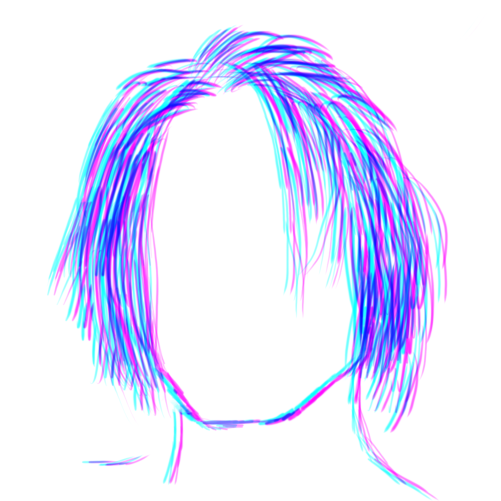
#> input picture Images/trzecie prof 1.png, 1002 x 1002 px (shown at 1/2 size)
$ python test2.py
#> lines starting #> are read from the running program, lines starting #| are printed output that depends on the picture
import cv2 as cv
import numpy as np
import os
import sys

wd_path = os.path.join(os.path.dirname(__file__))


# img = cv.imread(wd_path + "/Images/trzecieprof 1.png")
img = cv.imread(wd_path + "/Images/trzecie prof 1.png")
#> img is the input picture: shape (1002, 1002, 3); mean B, G, R 255, 228.4, 228.4
img = cv.resize(img, (img.shape[1]//2, img.shape[0]//2))
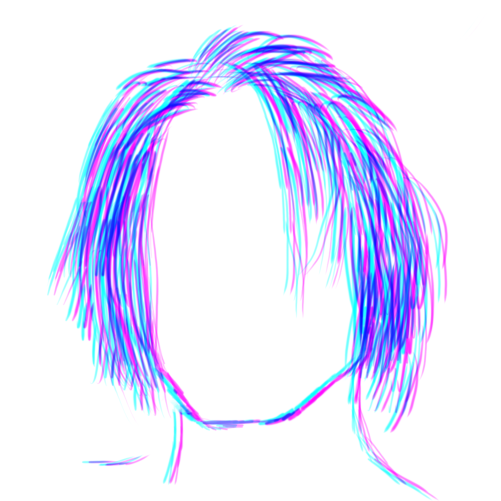
#> img: shape (501, 501, 3); mean B, G, R 255, 228.5, 228.5
blank = np.zeros(img.shape[:2], dtype="uint8")

b, g, r = cv.split(img)
#> b: shape (501, 501); every value is 255
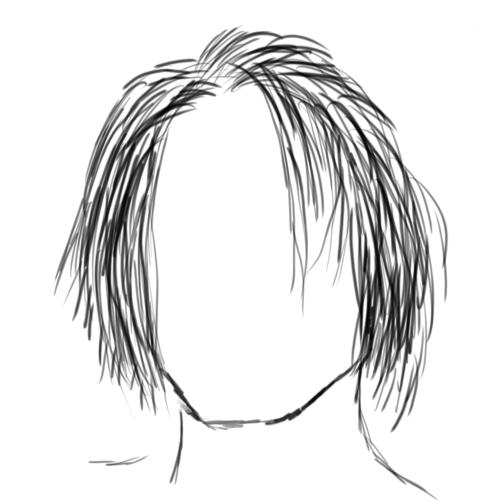
#> g: shape (501, 501); min 3, max 255, mean 228.5
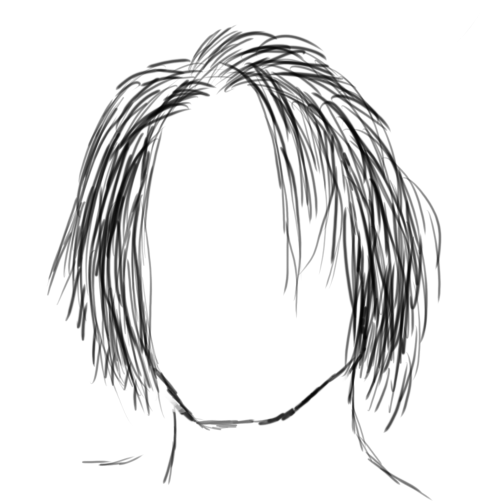
#> r: shape (501, 501); min 3, max 255, mean 228.5


if img is None:
    sys.exit("Could not read the image.")

cv.imshow("Display window", img)

print(img.shape)
#| (501, 501, 3)
print(b.shape)
#| (501, 501)
print(g.shape)
#| (501, 501)
print(r.shape)
#| (501, 501)

merged = cv.merge([b, b, g])
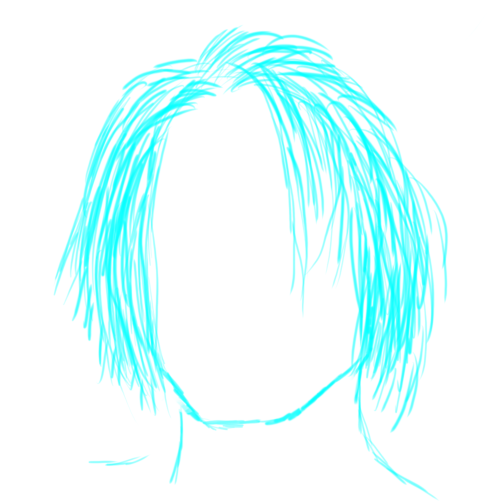
#> merged: shape (501, 501, 3); mean of channels 0, 1, 2 255, 255, 228.5; drawn as B, G, R
cv.imshow("merged", merged)

merged_blue = cv.merge([b, blank, blank])
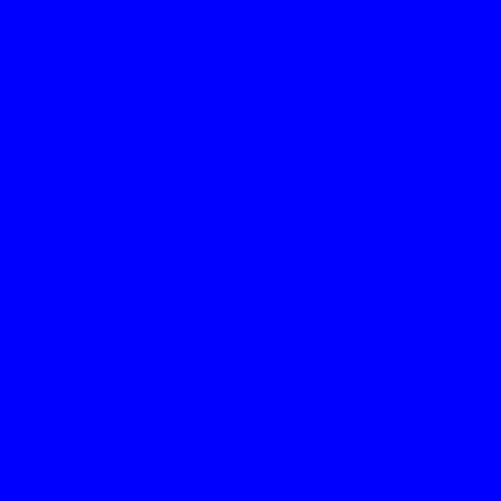
#> merged_blue: shape (501, 501, 3); mean of channels 0, 1, 2 255, 0, 0; drawn as B, G, R
merged_green = cv.merge([blank, g, blank])
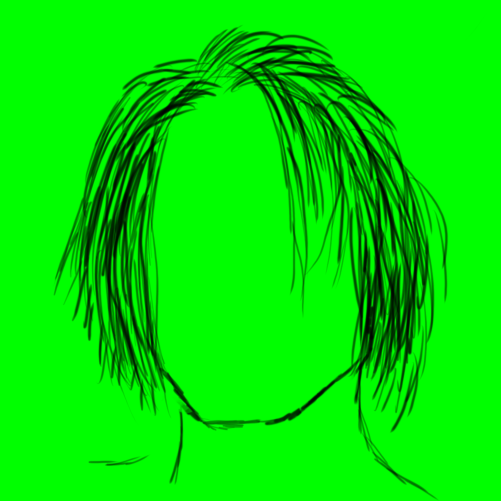
#> merged_green: shape (501, 501, 3); mean of channels 0, 1, 2 0, 228.5, 0; drawn as B, G, R
merged_red = cv.merge([blank, blank, r])
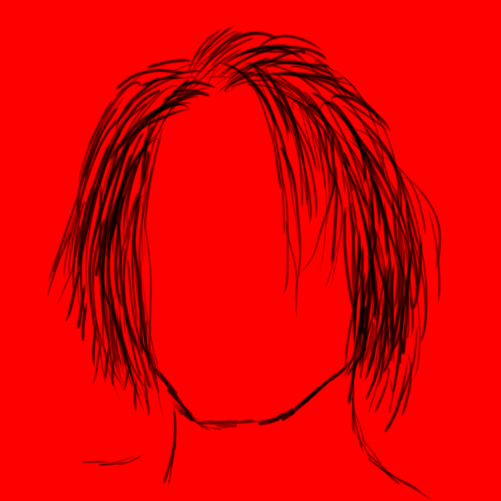
#> merged_red: shape (501, 501, 3); mean of channels 0, 1, 2 0, 0, 228.5; drawn as B, G, R

merged2 = cv.merge([merged_blue, merged_green, merged_red])
cv.imshow("merged", merged2)

cv.imshow("merged_blue", merged_blue)
cv.imshow("merged_green", merged_green)
cv.imshow("merged_red", merged_red)

k = cv.waitKey(0)
#> (key Esc is pressed here)
if k == ord("s"):
    cv.imwrite("fmal.jpg", img)
